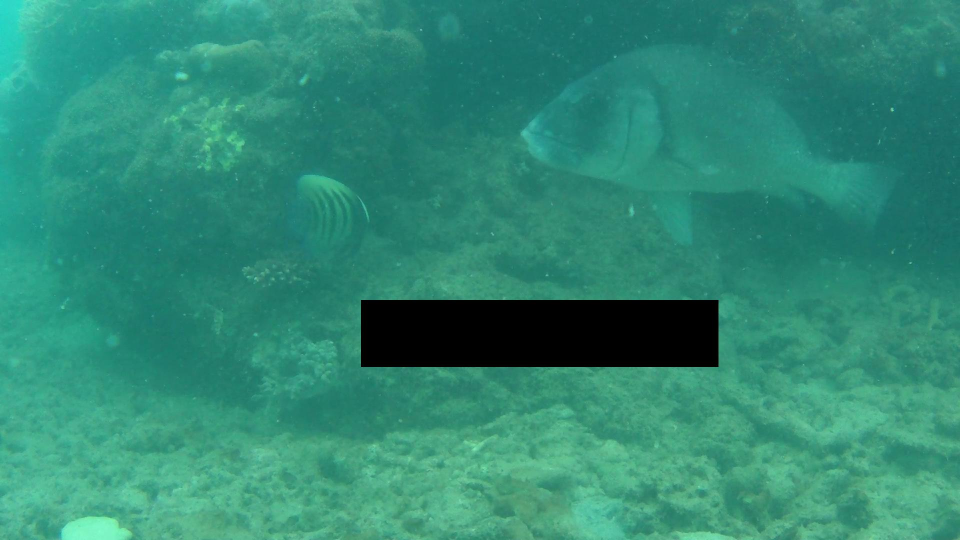
#> input picture Dataset/oken/1106-broken.jpg, 1920 x 1080 px, given as the content of the folder Dataset/lid, which was not available (shown at 1/2 size)
$ python black_boxes.py
#> lines starting #> are read from the running program, lines starting #| are printed output that depends on the picture
from PIL import Image, ImageDraw
import os
import random

def add_black_box_to_images(input_dir, output_dir):
    # Überprüfe, ob der Ausgabeordner existiert, andernfalls erstelle ihn
#> called with input_dir = 'Dataset\\lid', output_dir = 'Dataset\\oken'
    if not os.path.exists(output_dir):
        os.makedirs(output_dir)

    # Gehe durch jede Datei im Eingabeordner
    for filename in os.listdir(input_dir):
        if filename.endswith(".jpg") or filename.endswith(".png"):  # Überprüfe, ob es sich um eine Bilddatei handelt
            input_path = os.path.join(input_dir, filename)

            # Umbenennen des Bildes
            new_filename = "broken" + filename
            output_path = os.path.join(output_dir, new_filename)

            # Öffne das Bild
            image = Image.open(input_path)
#> image is the input picture: PIL image 1920x1080 RGB; mean R, G, B 47.1, 137.7, 116.6

            # Bestimme die Größe des Bildes
            image_width, image_height = image.size
#> image_width = 1920; image_height = 1080

            # Generiere zufällige Größe für den schwarzen Kasten
            box_width = random.randint(2, image_width // 4)
#> box_width = 434
            box_height = random.randint(2, image_height // 4)
#> box_height = 199

            # Generiere zufällige Position für den schwarzen Kasten
            box_left = random.randint(0, image_width - box_width)
#> box_left = 861
            box_top = random.randint(0, image_height - box_height)
#> box_top = 41
            box_right = box_left + box_width
#> box_right = 1295
            box_bottom = box_top + box_height
#> box_bottom = 240

            # Erstelle ein Draw-Objekt, um auf das Bild zu zeichnen
            draw = ImageDraw.Draw(image)

            # Zeichne den schwarzen Kasten
            draw.rectangle([box_left, box_top, box_right, box_bottom], fill="black")

            # Speichere das bearbeitete Bild im Ausgabeordner
            image.save(output_path)
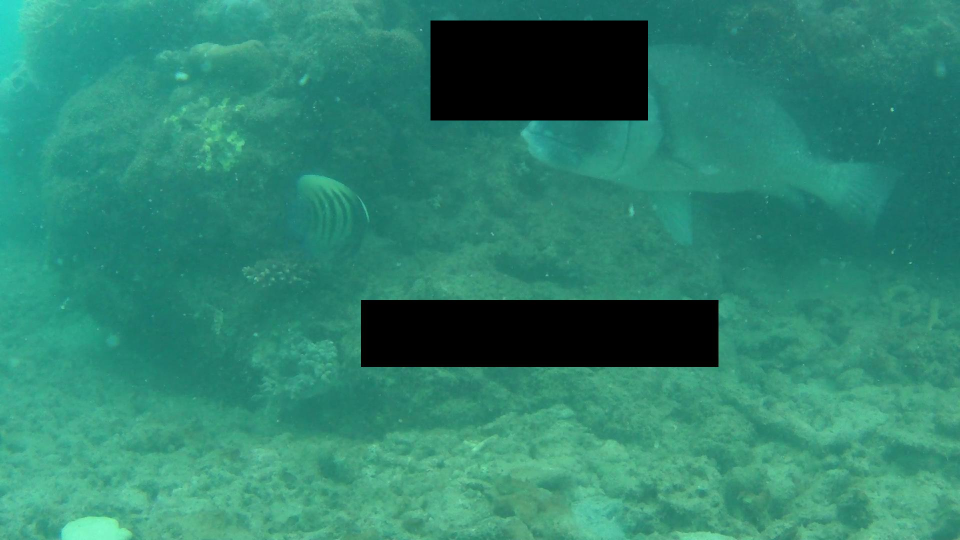
#> saved as broken1106-broken.jpg: PIL image 1920x1080 RGB (shown at 1/2 size); mean R, G, B 45.8, 132.6, 111.9
            print(f"Ein schwarzer Kasten wurde erfolgreich in der Mitte des Bildes platziert und unter {output_path} gespeichert.")

# Beispielaufruf der Funktion
source_directory = "Dataset\lid"
destination_directory = "Dataset\oken"
add_black_box_to_images(source_directory, destination_directory)

$ run again, on Dataset/oken/2667-broken.jpg
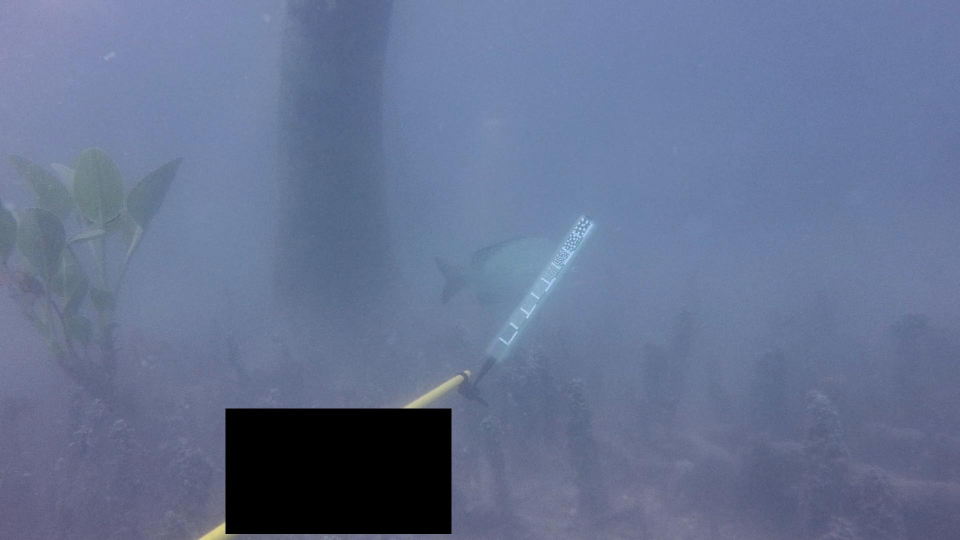
#> input picture Dataset/oken/2667-broken.jpg, 1920 x 1080 px, given as the content of the folder Dataset/lid, which was not available (shown at 1/2 size)
#> in add_black_box_to_images, image is the input picture: PIL image 1920x1080 RGB; mean R, G, B 101.4, 114.5, 146.1
#> in add_black_box_to_images, `image.save(output_path)`:
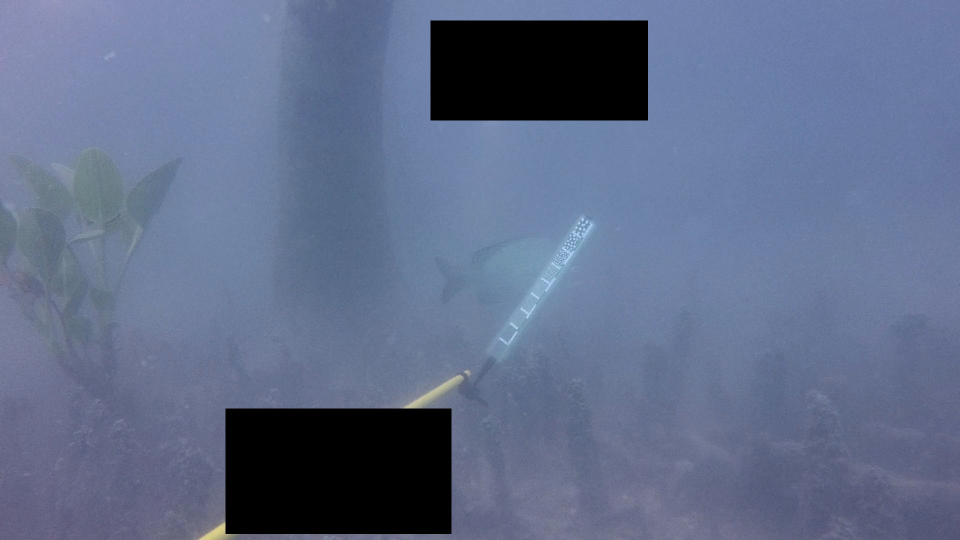
#> saved as broken2667-broken.jpg: PIL image 1920x1080 RGB (shown at 1/2 size); mean R, G, B 96.6, 108.9, 138.8
